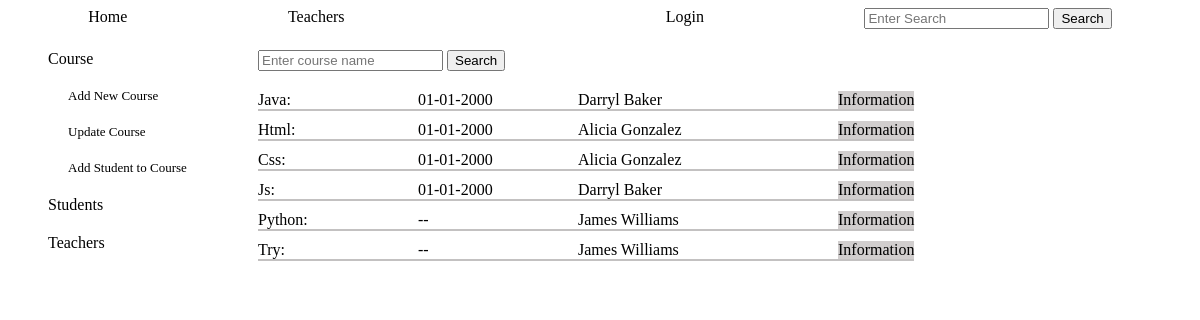
The app's page /admin_courses with its own data.
### tables this page shows
CREATE TABLE courses (
        id INTEGER PRIMARY KEY,
        name TEXT NOT NULL,
        description TEXT,
        teacher_id TEXT NOT NULL,
        start TEXT,
        day TEXT,
        time TEXT, 
        FOREIGN KEY (teacher_id) REFERENCES teachers (id)
        );

CREATE TABLE teachers (
        id INTEGER PRIMARY KEY,
        name TEXT NOT NULL,
        email TEXT NOT NULL UNIQUE,
        phone TEXT
        );

### app.py (the view, shortened to what this page needs)
@app.route('/admin_courses',methods=['GET', 'POST'])
def admin_courses(): # courses information and actions for admin
    log=check_log()
    admin_dict=chek_admin()
    form=['create']
    return render_template('admin_courses.html', log=log, admin_dict=admin_dict, course_dict='', form=form, courses_teachers=courses_teachers())

### app.py (called while the page is built)
def check_log(): #check if user is loged in or not
    log_result={}
    if "name" in session:
        link='/logout'
        log='Logout'
        log_result['link']=link
        log_result['log']=log
        return log_result
    else:
        link='/login'
        log='Login'
        log_result['link']=link
        log_result['log']=log
        return log_result

def chek_admin():#chech if user is admin or not
    if "role" in session:
        if session['role']=='admin':
            admin_dict={}
            admin_dict['id']=session['id']
            admin_dict['link']=f"/administrator/{session['id']}"
            admin_dict['word']='Administrator'
            admin_dict['hello']=f"Hello {session['name']}- what do you whant to do?"
            return admin_dict
        else:
            admin_dict=''
            return admin_dict

### crud.py (called while the page is built)
def read_all(table):
    return query(f"SELECT * FROM {table}")

### functions.py (called while the page is built)
def create_courses_objects(courses: list):
    courses_objects=[classes.Course(course[0], course[1], course[2], course[3], course[4], course[5], course[6] ) for course in courses]
    for c in courses_objects:
        c.start=f'{c.start[8:]}-{c.start[5:7]}-{c.start[0:4]}'
    return courses_objects

def create_teachers_objects(teachers: list):
    teachers_objects=[classes.Teacher(teacher[0], teacher[1], teacher[2], teacher[3]) for teacher in teachers]
    return teachers_objects

def courses_teachers():
    courses_teachers=[]
    for course in create_courses_objects(crud.read_all('courses')):
        for teacher in create_teachers_objects(crud.read_all('teachers')):
            if course.teacher_id==str(teacher.tid):
                course_teacher=classes.Course(course.tid, course.name, course.description, teacher.name, course.start, course.day, course.time)
                courses_teachers.append(course_teacher)
    return courses_teachers

### setup_db.py (called while the page is built)
def query(sql):
    with sqlite3.connect('students.db') as conn:
        cur=conn.cursor()
        cur.execute(sql)
        return cur.fetchall()

### templates/admin_courses.html (shortened to what this page needs)
{% include "admin_nav_courses.html" %}
    <div class="admin_courses_main">
        <div class="main_course_search">
            <div class="course_search">
                {% for f in form %}
                <form action="" method="POST">
                    <input type="text" name="search" placeholder="Enter course name">
                    <input type="submit" value="Search">
                </form>
                {% endfor %}
            </div>
            <div class="courses_list">
                {% for course in courses_teachers %}
                <div class="course_info">
                    <div class="course_name"> {{course.name}}:</div>
                    <div class="course_start">{{course.start}}</div>
                    <div class="course_teacher">{{course.teacher_id}}</div>
                    <a href="/course_info/{{course.tid}}">Information</a>
                </div>
                {% endfor %}
            </div>
        </div>
            <div class="main_course_detail">
                <div class="info_course_students">
                </div>
            </div>
        </div>
    </div>

### templates/admin_nav_courses.html (shortened to what this page needs)
{% extends "base.html" %}
{% block content %}
<div class="admin_pages">
    <div class="links">
        <div class="link"><a href="/admin_courses">Course</a></div>
            <div class="more_links">
                <div class="link"><a href="/add_course">Add New Course</a></div>
                <div class="link"><a href="/update_courses">Update Course</a></div>
                <div class="link"><a href="/course_registration">Add Student to Course</a></div>
            </div>
        <div class="link"><a href="/admin_students">Students</a></div>
        <div class="link"><a href="/admin_teachers">Teachers</a></div>
    </div>
{% endblock %}

### templates/base.html
{% include "header.html" %}
{% block content %}
{% endblock %}

### templates/header.html (shortened to what this page needs)
<!DOCTYPE html>
<html lang="en">
<head>
    <link rel="stylesheet" href="../static/style.css">
</head>
<body>
 <div class="navbar">
    <a href="/home">Home</a>
    <a href="/teachers">Teachers</a>
    <a href="{{log.link}}">{{log.log}}</a>
    <form action="/search" method="">
        <input type="text" name="search" placeholder="Enter Search">
        <input type="submit" value="Search">
    </form>
 </div>

### static/style.css (style rules this page uses)
.links { display: flex; flex-direction: column; gap: 20px; margin-left: 20px; grid-column: 1; }
.link>* { text-decoration: none; color: black; }
.more_links { display: flex; flex-direction: column; gap: 20px; margin-left: 20px; font-size:small; width: 120px; }
.navbar { width: 100%; text-decoration: none; display: flex; justify-content: space-around; }
.navbar>* { text-decoration: none; color: black; }
.admin_pages { display: grid; grid-template-columns: max-content max-content 1fr; gap: 70px; margin-top: 20px; margin-left: 20px; }
.admin_courses_main { grid-column: 2; grid-row: 1; display: flex; }
.main_course_search { display: flex; flex-direction: column; gap:20px; }
.courses_list { display: flex; flex-direction: column; gap:10px; }
.course_info { display: flex; gap: 10px; justify-content: left; border-bottom: solid; border-width: 2px; border-color: rgb(195, 193, 193); }
.course_info>a { text-decoration: none; color: black; background-color: rgb(209, 206, 206); }
.course_name { width: 150px; }
.course_start { width:150px ; }
.course_teacher { width: 250px; }
.main_course_detail { display: grid; grid-template-columns: max-content max-content; gap:60px; }
.info_course_students { grid-column: 2; display: grid; grid-template-columns: max-content max-content; grid-template-rows: max-content max-content max-content; font-size: larger; }

### records on screen
courses: name "Java"
teachers: teacher_id "Darryl Baker" "Darryl Baker"
courses: name "Html"
teachers: teacher_id "Alicia Gonzalez" "Alicia Gonzalez"
courses: name "Css"
courses: name "Js"
courses: name "Python"
teachers: teacher_id "James Williams" "James Williams"
courses: name "Try"

### other values on screen
{{ log.log }} "Login"
{{ course.start }} "01-01-2000" "01-01-2000" "01-01-2000" "01-01-2000" "--" "--"
